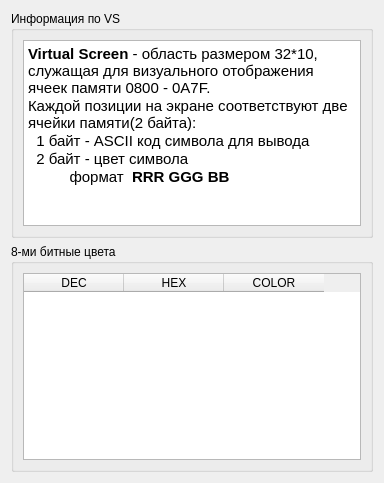
<?xml version="1.0" encoding="UTF-8"?>
<ui version="4.0">
 <class>AboutVS</class>
 <widget class="QDialog" name="AboutVS">
  <property name="geometry">
   <rect>
    <x>0</x>
    <y>0</y>
    <width>384</width>
    <height>483</height>
   </rect>
  </property>
  <property name="windowTitle">
   <string>Dialog</string>
  </property>
  <layout class="QGridLayout" name="gridLayout">
   <item row="0" column="0">
    <widget class="QGroupBox" name="groupBox">
     <property name="title">
      <string>Информация по VS</string>
     </property>
     <layout class="QGridLayout" name="gridLayout_3">
      <item row="0" column="0">
       <widget class="QTextBrowser" name="textBrowser">
        <property name="html">
         <string>&lt;!DOCTYPE HTML PUBLIC &quot;-//W3C//DTD HTML 4.0//EN&quot; &quot;http://www.w3.org/TR/REC-html40/strict.dtd&quot;&gt;
&lt;html&gt;&lt;head&gt;&lt;meta name=&quot;qrichtext&quot; content=&quot;1&quot; /&gt;&lt;style type=&quot;text/css&quot;&gt;
p, li { white-space: pre-wrap; }
&lt;/style&gt;&lt;/head&gt;&lt;body style=&quot; font-family:'MS Shell Dlg 2'; font-size:8.25pt; font-weight:400; font-style:normal;&quot;&gt;
&lt;p style=&quot; margin-top:0px; margin-bottom:0px; margin-left:0px; margin-right:0px; -qt-block-indent:0; text-indent:0px;&quot;&gt;&lt;span style=&quot; font-size:11pt; font-weight:600;&quot;&gt;Virtual Screen&lt;/span&gt;&lt;span style=&quot; font-size:11pt;&quot;&gt; - область размером 32*10, служащая для визуального отображения ячеек памяти 0800 - 0А7F.&lt;/span&gt;&lt;/p&gt;
&lt;p style=&quot; margin-top:0px; margin-bottom:0px; margin-left:0px; margin-right:0px; -qt-block-indent:0; text-indent:0px;&quot;&gt;&lt;span style=&quot; font-size:11pt;&quot;&gt;Каждой позиции на экране соответствуют две ячейки памяти(2 байта):&lt;/span&gt;&lt;/p&gt;
&lt;p style=&quot; margin-top:0px; margin-bottom:0px; margin-left:0px; margin-right:0px; -qt-block-indent:0; text-indent:0px;&quot;&gt;&lt;span style=&quot; font-size:11pt;&quot;&gt;  1 байт - ASCII код символа для вывода&lt;/span&gt;&lt;/p&gt;
&lt;p style=&quot; margin-top:0px; margin-bottom:0px; margin-left:0px; margin-right:0px; -qt-block-indent:0; text-indent:0px;&quot;&gt;&lt;span style=&quot; font-size:11pt;&quot;&gt;  2 байт - цвет символа&lt;/span&gt;&lt;/p&gt;
&lt;p style=&quot; margin-top:0px; margin-bottom:0px; margin-left:0px; margin-right:0px; -qt-block-indent:0; text-indent:0px;&quot;&gt;&lt;span style=&quot; font-size:11pt;&quot;&gt;          формат  &lt;/span&gt;&lt;span style=&quot; font-size:11pt; font-weight:600;&quot;&gt;RRR GGG BB&lt;/span&gt;&lt;/p&gt;
&lt;p style=&quot;-qt-paragraph-type:empty; margin-top:0px; margin-bottom:0px; margin-left:0px; margin-right:0px; -qt-block-indent:0; text-indent:0px; font-size:11pt; font-weight:600;&quot;&gt;&lt;br /&gt;&lt;/p&gt;&lt;/body&gt;&lt;/html&gt;</string>
        </property>
       </widget>
      </item>
     </layout>
    </widget>
   </item>
   <item row="1" column="0">
    <widget class="QGroupBox" name="groupBox_2">
     <property name="title">
      <string>8-ми битные цвета</string>
     </property>
     <layout class="QGridLayout" name="gridLayout_2">
      <item row="0" column="0">
       <widget class="QTableWidget" name="tableWidget">
        <property name="editTriggers">
         <set>QAbstractItemView::NoEditTriggers</set>
        </property>
        <property name="tabKeyNavigation">
         <bool>false</bool>
        </property>
        <property name="showDropIndicator" stdset="0">
         <bool>false</bool>
        </property>
        <property name="dragDropOverwriteMode">
         <bool>false</bool>
        </property>
        <property name="selectionMode">
         <enum>QAbstractItemView::NoSelection</enum>
        </property>
        <property name="selectionBehavior">
         <enum>QAbstractItemView::SelectRows</enum>
        </property>
        <attribute name="verticalHeaderVisible">
         <bool>false</bool>
        </attribute>
        <column>
         <property name="text">
          <string>DEC</string>
         </property>
        </column>
        <column>
         <property name="text">
          <string>HEX</string>
         </property>
        </column>
        <column>
         <property name="text">
          <string>COLOR</string>
         </property>
        </column>
       </widget>
      </item>
     </layout>
    </widget>
   </item>
  </layout>
 </widget>
 <resources/>
 <connections/>
</ui>
